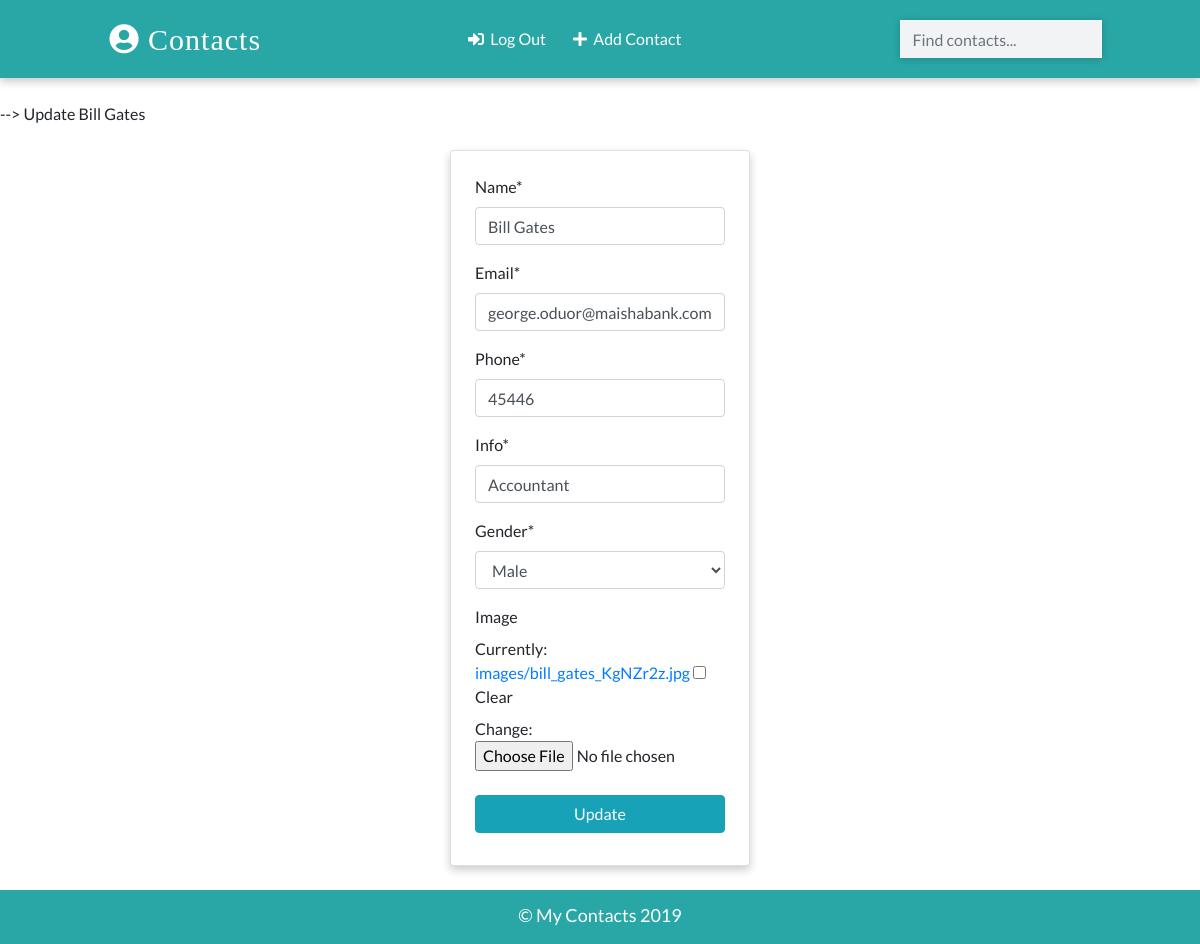
The app's page /contacts/update/8 (signed in) with its own data.
### app/models.py (models this page shows)
class Contact(models.Model):
    manager = models.ForeignKey(User, on_delete=models.CASCADE, default=None)
    name = models.CharField(max_length=20)
    email = models.EmailField(max_length=100)
    phone = models.IntegerField()
    info = models.CharField(max_length=20)
    gender = models.CharField(max_length=50, choices=(
        ('male', 'Male'), ('female', 'Female')
    ))
    image = models.ImageField(upload_to='images/', blank=True)
    date_added = models.DateTimeField(default=datetime.now)
    def __str__(self):
        return self.name
    class Meta:
        ordering = ['-id']

### app/views.py (the view, shortened to what this page needs)
# urls.py: path('contacts/update/<int:pk>', views.ContactUpdateView.as_view(), name='update'),
class ContactUpdateView(LoginRequiredMixin, UpdateView):
    model = Contact
    template_name = "update.html"
    fields = ['name', 'email', 'phone', 'info', 'gender', 'image']

### templates/update.html (shortened to what this page needs)
{% extends 'base.html' %}
{% load crispy_forms_tags %}
{% load static %}
{% block content %}
{% if contact.manager == request.user %}
Update {{contact}}
<div class="container w-25 card p-4 mt-4">
    <form action="" method = "POST" enctype="multipart/form-data">
            {{form|crispy}}
        <input type="submit" value="Update" class="w-100 text-white text-center my-2 btn btn-info">
    </form>
</div>
{% else %}
<div class="container">
    <h2 class="heading font-weight-light text-center">You do not access to this page.</h2>
    <hr>
</div>
{% endif %}
{% endblock content %}

### static/css/main.css (style rules this page uses)
:root { --back: #29a7a6; --girl: #e64298; --boy: #2874dd; }
body { font-family: Lato, sans-serif; }
.card { box-shadow: 0 4px 8px 0 rgba(0, 0, 0, 0.2); transition: 0.3s; min-width: 250px; box-sizing: border-box; }

### records on screen
Contact: name "Bill Gates", email "george.oduor@maishabank.com", phone "45446", info "Accountant", gender "Male"
